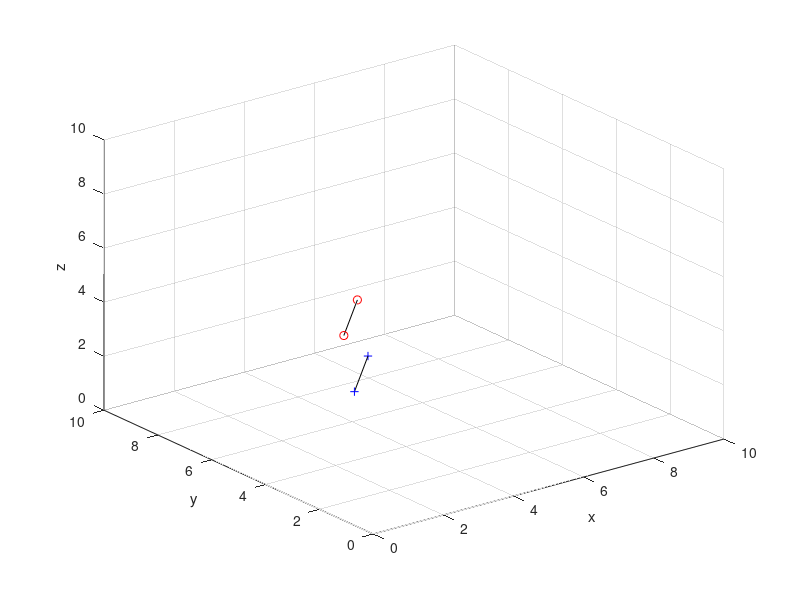

Recreate this plot in MATLAB.
a = [1 ,2 ,4];
b = [2 ,2.8 ,4.6];

c = [3 ,5 ,4];
d = [4 ,5.8 ,4.6];

K = [500 0 320;0 500 240;0 0 1];

R = [1 0 0;0 1 0;0 0 1];

t = [0 0 0];

A = K*a';
B = K*b';
C = K*c';
D = K*d';

plot3(a(1),a(2),a(3),'b+');

hold on
grid on
axis([0 6 0 6 0 6]);
xlabel('x');
ylabel('y');
zlabel('z');

plot3(b(1),b(2),b(3),'b+');

plot3([b(1);a(1)],[b(2);a(2)],[b(3),a(3)],'k');
%plot3([0;b(1)],[0;b(2)],[0;b(3)],'k');

plot3([c(1);d(1)],[c(2);d(2)],[c(3),d(3)],'k');


plot3(c(1),c(2),c(3),'ro');



hold on
grid on
axis([0 10 0 10 0 10]);
xlabel('x');
ylabel('y');
zlabel('z');

plot3(d(1),d(2),d(3),'ro');
% 
% 
% plot3([c(1);d(1)],[c(2);d(2)],[c(3),d(3)],'k');



% 
% plot(A(1)/A(3),A(2)/A(3),'bo');
% plot(B(1)/B(3),B(2)/B(3),'bo');
% 
% plot([B(1)/B(3);A(1)/A(3)],[B(2)/B(3);A(2)/A(3)],'k');
% %plot3([0;b(1)],[0;B(2)],[0;B(3)],'k');
% 
% hold on
% 
% plot(C(1)/C(3),C(2)/C(3),'ro');
% plot(D(1)/D(3),D(2)/D(3),'ro');
% 
% plot([D(1)/D(3);C(1)/C(3)],[D(2)/D(3);C(2)/C(3)],'k');
% % plot3([0;b(1)],[0;B(2)],[0;B(3)],'k');
% 
% 
% 
% 
% 
% 
